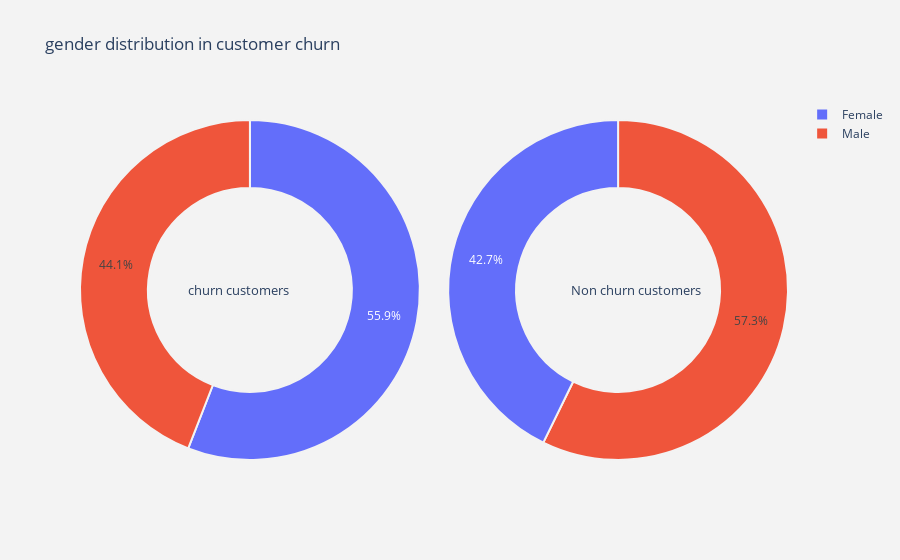

Write notebook code for a chart like this one.
### Code cell
#Genero
plot_pie(cat_cols[1])

### Figure 1 — Plotly figure (JSON) as saved in the notebook; plotly's stock layout.template omitted (floating-point values rounded to 4 significant figures)
{"data": [{"domain": {"x": [0, 0.48]}, "hole": 0.6, "hoverinfo": "label+percent+name", "labels": ["Female", "Male"], "marker": {"line": {"color": "rgb(243,243,243)", "width": 2}}, "name": "Churn Customers", "type": "pie", "values": [1139, 898]}, {"domain": {"x": [0.52, 1]}, "hole": 0.6, "hoverinfo": "label+percent+name", "labels": ["Male", "Female"], "marker": {"line": {"color": "rgb(243,243,243)", "width": 2}}, "name": "Non churn customers", "type": "pie", "values": [4559, 3404]}], "layout": {"annotations": [{"font": {"size": 13}, "showarrow": false, "text": "churn customers", "x": 0.15, "y": 0.5}, {"font": {"size": 13}, "showarrow": false, "text": "Non churn customers", "x": 0.88, "y": 0.5}], "paper_bgcolor": "rgb(243,243,243)", "plot_bgcolor": "rgb(243,243,243)", "title": {"text": "gender distribution in customer churn "}}}
